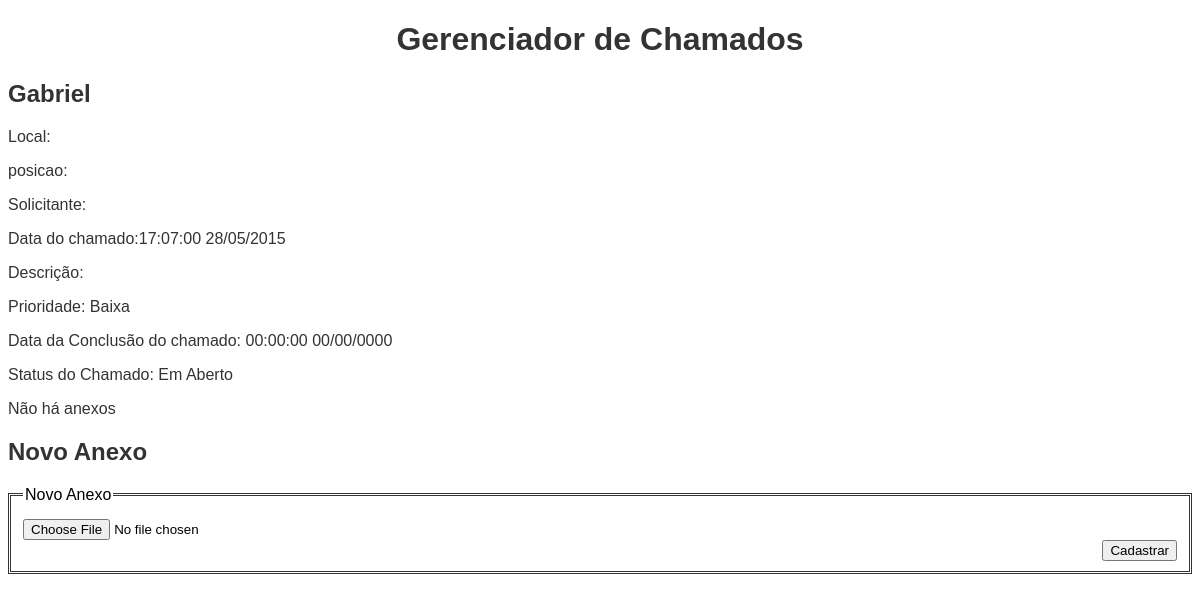
Screenshot of /tarefa.php?id=30 with the database file from the repository.
### tables this page shows
CREATE TABLE IF NOT EXISTS `chamados` (
`id` int(9) NOT NULL,
  `evento` varchar(150) NOT NULL,
  `local` varchar(150) NOT NULL,
  `posicao` varchar(100) NOT NULL,
  `solicitante` varchar(100) NOT NULL,
  `data_inicio` date NOT NULL,
  `hora_inicio` time NOT NULL,
  `descricao` text NOT NULL,
  `prioridade` int(1) NOT NULL,
  `data_final` date NOT NULL,
  `hora_final` time NOT NULL,
  `concluido` tinyint(1) NOT NULL
);

### tarefa.php (called while the page is built, shortened)
<?php
include "banco.php";
include "ajudantes.php";
$chamado = buscar_tarefa($conexao, $_GET['id']);
$anexos = buscar_anexos($conexao, $_GET['id']);
include "template_chamado.php";

### banco.php (called while the page is built, shortened)
<?php
function buscar_tarefa($conexao, $id){
    $sqlBusca = 'SELECT * FROM chamados WHERE id= '. $id;
    $resultado = mysqli_query($conexao, $sqlBusca);
    return mysqli_fetch_assoc($resultado);
    var_dump(mysqli_bind_result($resultado));
}
function buscar_anexos($conexao, $id_chamado){
    $sqlBusca = "SELECT * FROM anexos WHERE id_chamado={$id_chamado}";
    $resultado = mysqli_query($conexao, $sqlBusca);
    $anexos = array();
    return $anexos;
}

### ajudantes.php (called while the page is built, shortened)
<?php
function traduzPrioridade($codigo){
	$prioridade='';
	switch($codigo) {
		case 1:
			$prioridade = 'Baixa';
		break;
	}
	return $prioridade;
}
function traduzConcluido($codigo){
	$concluido='';
	switch($codigo) {
		case 1:
			$concluido = 'Em Aberto';
		break;
	}
	return $concluido;
}
function exibeData($data){
	if( $data == '' or $data == '00-00-0000'){
		return "";
	} else {
		$dados = explode('-',$data);
		$nova_data = "{$dados[2]}/{$dados[1]}/{$dados[0]}";
		return $nova_data;
	}
}

### template_chamado.php (the view, shortened to what this page needs)
<!DOCTYPE html>
<html lang="en">
<head>
	<link rel="stylesheet" type="text/css" href="css/default.css">
</head>
<body>
	<h1>Gerenciador de Chamados</h1>
	<h2><?php echo $chamado['evento']; ?></h2>
	<p>Local: <?php echo $chamado['local']; ?></p>
	<p>posicao: <?php echo $chamado['posicao']; ?></p>
	<p>Solicitante: <?php echo $chamado['solicitante']; ?></p>
	<p>Data do chamado:<?php echo $chamado['hora_inicio']." ".exibeData($chamado['data_inicio']); ?></p>
	<p>Descrição: <?php echo nl2br($chamado['descricao']); ?></p>
	<p>Prioridade: <?php echo traduzPrioridade($chamado['prioridade']); ?></p>
	<p>Data da Conclusão do chamado: <?php echo $chamado['hora_final']." ".exibeData($chamado['data_final']); ?></p>
	<p>Status do Chamado: <?php echo traduzConcluido($chamado['concluido']); ?></p>
	<?php if (count($anexos)>0): ?>
		<h2>Anexos</h2>
		<table>
			<tr>
				<th>Nome</th>
				<th>Baixar</th>
			</tr>
			<?php foreach ($anexos as $anexo) :?>
			<tr>
				<td><?php echo $anexo['nome'];?></td>
				<td><a href=anexos/<?php echo $anexo['nome']; ?>>Download</a>|<a href=remover_anexo.php?id=<?php echo $anexo['id']; ?>&id_pagina=<?php echo $_GET['id']; ?>>Remover</a></td>
			<?php endforeach; ?>
		</table>
	<?php else:?>
		<p>Não há anexos</p>
	<?php endif; ?>
	<h2>Novo Anexo	</h2>
	<form method="post" enctype="multipart/form-data">
		<fieldset>
			<legend>Novo Anexo</legend>
				<label for="">
					<input type="file" name="anexo">
				</label>
			<input type="submit" value="Cadastrar">
		</fieldset>
	</form>
</body>
</html>

### css/default.css (style rules this page uses)
body { font-family: Sans-serif; color: #333; }
h1 { text-align: center; }
fieldset { border: 3px double #333; color: #000; margin: 10px 0 0 0; }
label { display: block; margin: 10px 0 0 0; }
input[type=submit] { float: right; clear: both; }

### rows the page displays
chamados: evento "Gabriel", hora_inicio "17:07:00", data_inicio "28/05/2015", prioridade "Baixa", hora_final "00:00:00", data_final "00/00/0000", concluido "Em Aberto"
